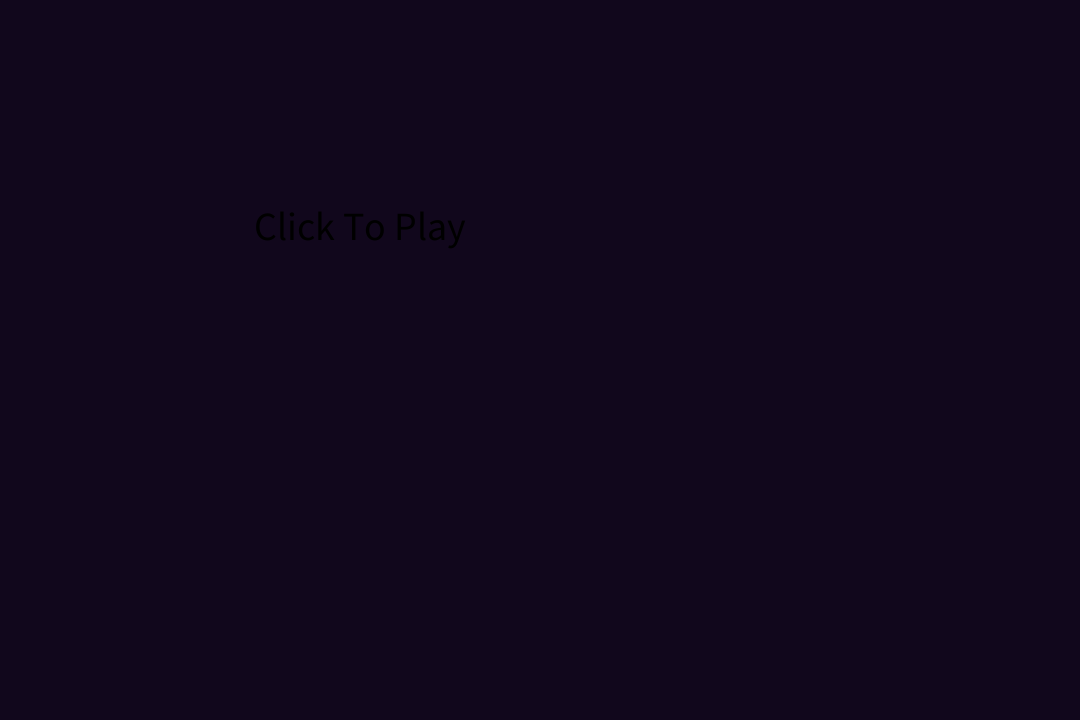
Frame 1 (no input)
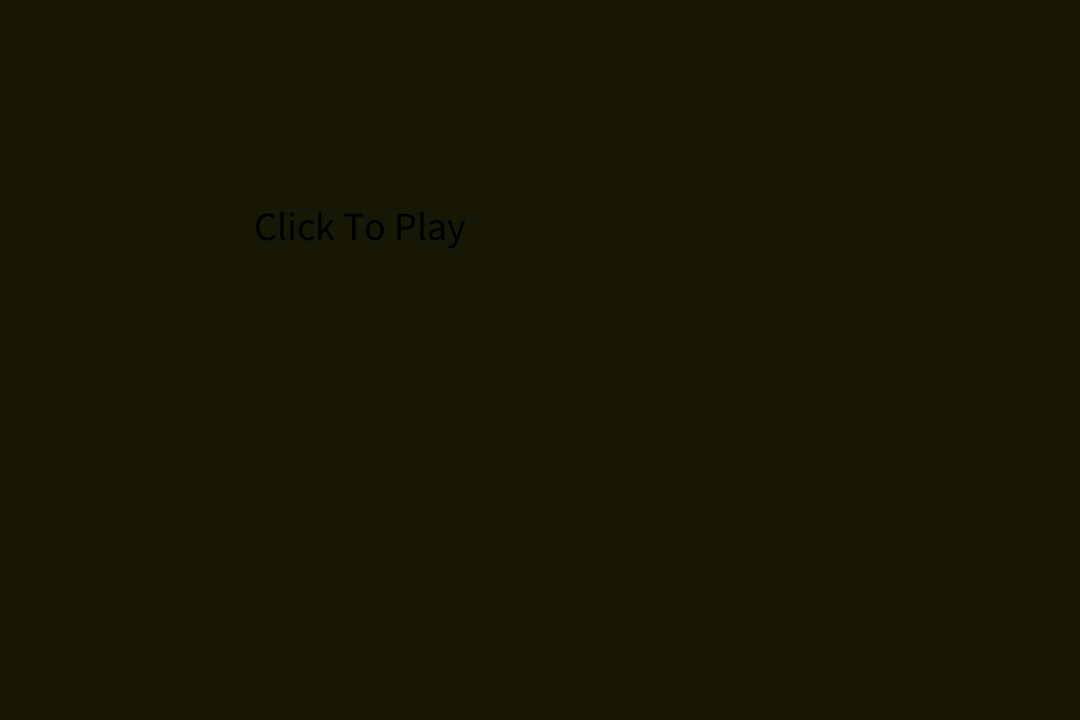
Frame 60 (the mouse pressed at the canvas centre just before this capture)
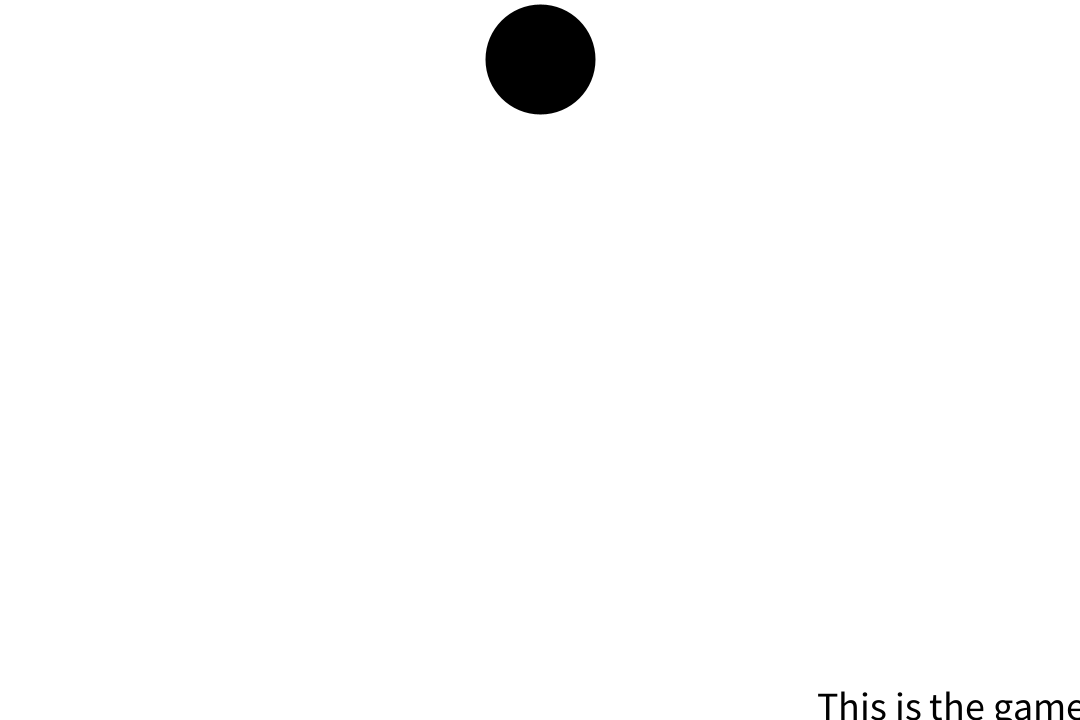
Frame 120 (the mouse held since frame 60 and released just before this capture)

The Processing sketch that drew these frames (run headless with seeded random() and noise(); from frame 60 on, the mouse is pressed at the canvas centre):

// Processing sketch: Midterm_WIP_1
// ── Midterm_WIP_1.pde
// I am going to expand upon SS1_TeachingAChild 
// I used past code for help

float r;
float g;
float b;
float a;

float rect;
float y;

String state = "pregame";
int ellipseY = 0; 


void setup() {
size (1080, 720);
background(105,116,105);
strokeWeight(5);

textAlign(CENTER);
textSize(40);


// The Box
fill(218,227,0);
rect(130, 70, 500, 220);
strokeWeight(10);

// Shape #1
fill(227,152,0);

// Shape 2
fill(227,152,0);
square(395,120,130);

// Shape #3
fill(227,152,0);
circle(224,184,140);


println("This is A Different Version of SS1"); 
}

void draw() {
  r = random(30);
  g = random(30);
  b = random(30);
  a = random(30);
 rect = random(220);
 y = random(30);
 
 drawEllipse();
 drawRect();
 
 
 if (mouseX > width/2) {
   r = r + 2;
 } else { 
   r = r - 2;
 }
 
 if (r > 255) {
   r = 255;
 } else if (r < 0);
  
 {
 
 }
 
 
 if (state == "pregame") {
   background(r,g,b);
   text("Click To Play", width/3, height/3);
 } else if (state == "game") {
   background(255);
   text("This is the game. It's still a W.I.P", width/1, height/1);
   ellipse(mouseX, ellipseY, 100,100);
   ellipseY++;
   if (ellipseY > height+30) {
     state = "gameover";
     ellipseY = 0;
   } else if (state == "gameover") {
     background(210,0,0);
     text("Thank you for playing. Click to try again.", width/2, height/2 + 30);
   }
   
   println(state);  
 }
}
 void mousePressed() {
   if (state == "pregame") {
     state = "game";
   } else if (state == "game") {
     state = "gameover";
   } else if (state == "gameover") {
     state = "pregame";
   }
 }
   
   void drawEllipse() {
     fill(0);
     ellipseMode(CENTER);
     ellipse(110,400,20,50);
   }
   
   
   void drawRect() {
     fill(0);
     rectMode(BOTTOM);
     rect(340,140,140,900);
   }
 
